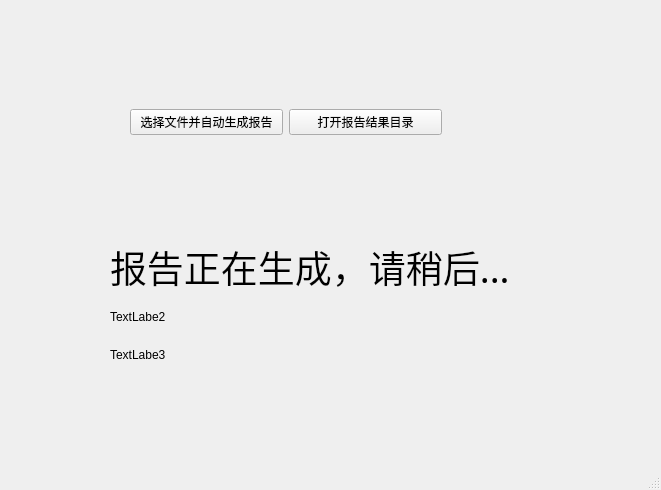
<?xml version="1.0" encoding="UTF-8"?>
<ui version="4.0">
 <class>MainWindow</class>
 <widget class="QMainWindow" name="MainWindow">
  <property name="geometry">
   <rect>
    <x>0</x>
    <y>0</y>
    <width>661</width>
    <height>490</height>
   </rect>
  </property>
  <property name="windowTitle">
   <string>尿结石报告软件</string>
  </property>
  <widget class="QWidget" name="centralwidget">
   <widget class="QWidget" name="horizontalLayoutWidget">
    <property name="geometry">
     <rect>
      <x>130</x>
      <y>60</y>
      <width>312</width>
      <height>124</height>
     </rect>
    </property>
    <layout class="QGridLayout" name="gridLayout">
     <item row="0" column="0">
      <widget class="QPushButton" name="btnOpenFile">
       <property name="text">
        <string>选择文件并自动生成报告</string>
       </property>
      </widget>
     </item>
     <item row="0" column="1">
      <widget class="QPushButton" name="btnReport">
       <property name="enabled">
        <bool>true</bool>
       </property>
       <property name="text">
        <string>打开报告结果目录</string>
       </property>
      </widget>
     </item>
    </layout>
   </widget>
   <widget class="QWidget" name="verticalLayoutWidget">
    <property name="geometry">
     <rect>
      <x>110</x>
      <y>240</y>
      <width>502</width>
      <height>131</height>
     </rect>
    </property>
    <layout class="QVBoxLayout" name="verticalLayout">
     <item>
      <widget class="QLabel" name="label">
       <property name="font">
        <font>
         <family>Adobe Devanagari</family>
         <pointsize>28</pointsize>
        </font>
       </property>
       <property name="text">
        <string>报告正在生成，请稍后...</string>
       </property>
      </widget>
     </item>
     <item>
      <widget class="QLabel" name="label_2">
       <property name="text">
        <string>TextLabe2</string>
       </property>
      </widget>
     </item>
     <item>
      <widget class="QLabel" name="label_3">
       <property name="text">
        <string>TextLabe3</string>
       </property>
      </widget>
     </item>
    </layout>
   </widget>
  </widget>
  <widget class="QMenuBar" name="menubar">
   <property name="geometry">
    <rect>
     <x>0</x>
     <y>0</y>
     <width>661</width>
     <height>26</height>
    </rect>
   </property>
  </widget>
  <widget class="QStatusBar" name="statusbar">
   <property name="sizeGripEnabled">
    <bool>true</bool>
   </property>
  </widget>
 </widget>
 <resources/>
 <connections/>
</ui>
